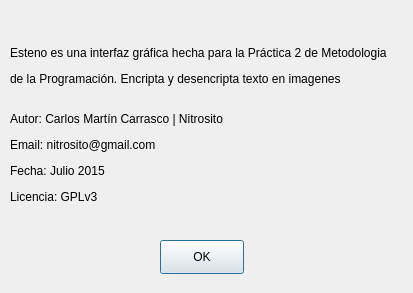
<?xml version="1.0" encoding="UTF-8"?>
<ui version="4.0">
 <class>AcercaDe</class>
 <widget class="QDialog" name="AcercaDe">
  <property name="geometry">
   <rect>
    <x>0</x>
    <y>0</y>
    <width>413</width>
    <height>293</height>
   </rect>
  </property>
  <property name="windowTitle">
   <string>Dialog</string>
  </property>
  <widget class="QPushButton" name="Ok">
   <property name="geometry">
    <rect>
     <x>160</x>
     <y>240</y>
     <width>84</width>
     <height>34</height>
    </rect>
   </property>
   <property name="text">
    <string>OK</string>
   </property>
  </widget>
  <widget class="QLabel" name="label">
   <property name="geometry">
    <rect>
     <x>10</x>
     <y>10</y>
     <width>401</width>
     <height>231</height>
    </rect>
   </property>
   <property name="text">
    <string>&lt;html&gt;&lt;head/&gt;&lt;body&gt;&lt;p align=&quot;justify&quot;&gt;Esteno es una interfaz gráfica hecha para la Práctica 2 de Metodologia&lt;/p&gt;&lt;p align=&quot;justify&quot;&gt;de la Programación. Encripta y desencripta texto en imagenes&lt;br/&gt;&lt;/p&gt;&lt;p align=&quot;justify&quot;&gt;Autor: Carlos Martín Carrasco | Nitrosito&lt;/p&gt;&lt;p align=&quot;justify&quot;&gt;Email: nitrosito@gmail.com&lt;/p&gt;&lt;p align=&quot;justify&quot;&gt;Fecha: Julio 2015&lt;/p&gt;&lt;p align=&quot;justify&quot;&gt;Licencia: GPLv3&lt;/p&gt;&lt;/body&gt;&lt;/html&gt;</string>
   </property>
   <property name="scaledContents">
    <bool>true</bool>
   </property>
  </widget>
 </widget>
 <resources/>
 <connections>
  <connection>
   <sender>Ok</sender>
   <signal>clicked()</signal>
   <receiver>AcercaDe</receiver>
   <slot>accept()</slot>
   <hints>
    <hint type="sourcelabel">
     <x>191</x>
     <y>226</y>
    </hint>
    <hint type="destinationlabel">
     <x>199</x>
     <y>149</y>
    </hint>
   </hints>
  </connection>
 </connections>
</ui>
